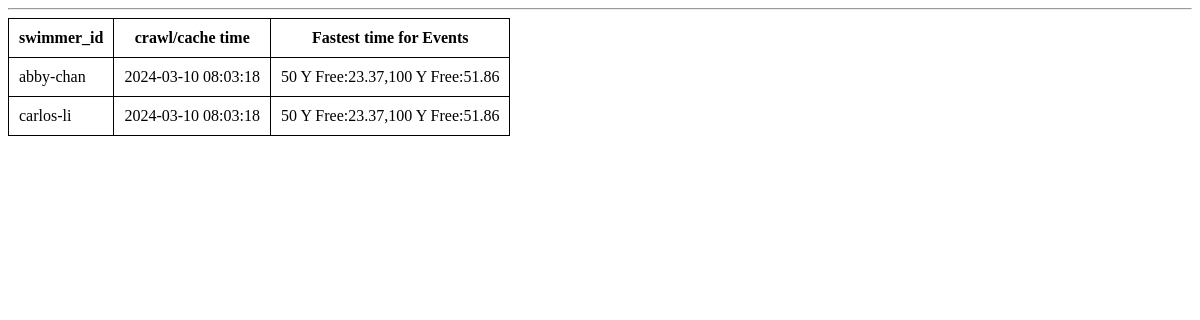
The page /testdb/ on the database as committed earlier.
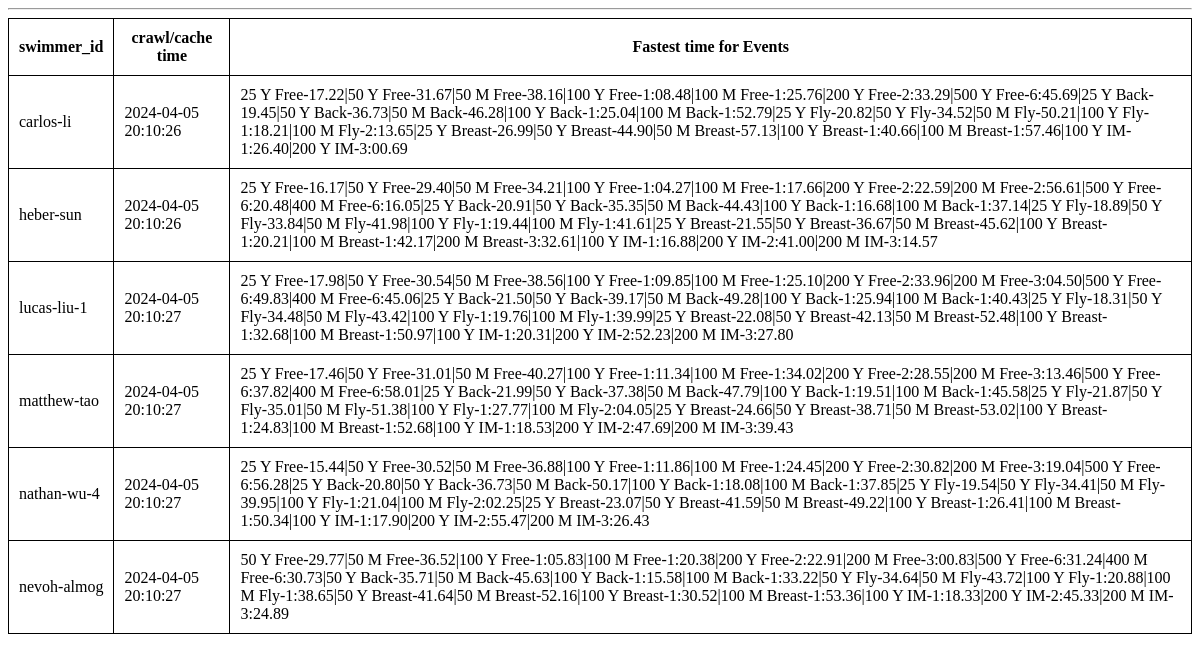
The same page on the database as committed later.
### tables this page shows
CREATE TABLE swimmers (
    id TEXT PRIMARY KEY,
    fastest_time TEXT NOT NULL,
    crawl_date TIMESTAMP NOT NULL DEFAULT CURRENT_TIMESTAMP
);

### app.py (the view)
@app.route('/cache/')
@app.route('/cachedb/')
@app.route('/dbcache/')
@app.route('/db/')
@app.route('/testdb/')
def testdb():
  conn = sqlite3.connect('swimmers.db')
  conn.row_factory = sqlite3.Row
  swimmers = conn.execute('SELECT * FROM swimmers').fetchall()
  conn.close()
  return render_template('testdb.html', swimmers=swimmers)

### app.py (called while the page is built)
@app.context_processor
def utility_processor_compare_time():
    def compare_time(time1: str, time2: str) -> bool:
      if time1 == '' or time2 == '': return False
      try:
        timeint1 = int(time1.replace(':','').replace('.',''))
        timeint2 = int(time2.replace(':','').replace('.',''))
      except ValueError:
        return False
      return timeint1 < timeint2
    return dict(compare_time=compare_time)

@app.context_processor
def utility_processor_national_time_tool_tip():
    def national_time_tool_tip(timemap:dict, event:str) -> str:
      res = ''
      for standard, map in timemap.items():
        for event_name, time in map.items():
          if event_name == event and time:
            standard = standard.rjust(4, '\u00A0')
            res += f'{standard}:\u00A0{time}\u000A'
      return res.strip()
    return dict(national_time_tool_tip=national_time_tool_tip)

### templates/testdb.html (shortened to what this page needs)
<!DOCTYPE html>
<html lang="en">
<head>
</head>
<body>
    <hr>
    <div class="content">
      {% block content %}
      <table>
      <tr><th>swimmer_id</th><th>crawl/cache time</th><th>Fastest time for Events</th></tr>
      {% for swimmer in swimmers %}
        <tr>
          <td>{{ swimmer['id'] }} </td> <td>{{ swimmer['crawl_date'] }} </td> <td>{{ swimmer['fastest_time'] }} </td>
        </tr>
      {% endfor %}
      </table>
      {% endblock %}
    </div>
</body>
</html>

Rows that differ between the two databases and show on the page:
removed swimmers: id "abby-chan", crawl_date "2024-03-10 08:03:18", fastest_time "50 Y Free:23.37,100 Y Free:51.86"
changed swimmers "carlos-li": crawl_date "2024-03-10 08:03:18" → "2024-04-05 20:10:26"; fastest_time "50 Y Free:23.37,100 Y Free:51.86" → "25 Y Free-17.22|50 Y Free-31.67|50 M Free-38.16|100 Y Free-1:08.48|100 M Free-1:25.76|200 Y Free-2:33.29|500 Y Free-6:45.69|25 Y Back-19.45|50 Y Back-36.73|50 M Back-46.28|100 Y Back-1:25.04|100 M Back-1:52.79|25 Y Fly-20.82|50 Y Fly-34.52|50 M Fly-50.21|100 Y Fly-1:18.21|100 M Fly-2:13.65|25 Y Breast-26.99|50 Y Breast-44.90|50 M Breast-57.13|100 Y Breast-1:40.66|100 M Breast-1:57.46|100 Y IM-1:26.40|200 Y IM-3:00.69"
added swimmers: id "heber-sun", crawl_date "2024-04-05 20:10:26", fastest_time "25 Y Free-16.17|50 Y Free-29.40|50 M Free-34.21|100 Y Free-1:04.27|100 M Free-1:17.66|200 Y Free-2:22.59|200 M Free-2:56.61|500 Y Free-6:20.48|400 M Free-6:16.05|25 Y Back-20.91|50 Y Back-35.35|50 M Back-44.43|100 Y Back-1:16.68|100 M Back-1:37.14|25 Y Fly-18.89|50 Y Fly-33.84|50 M Fly-41.98|100 Y Fly-1:19.44|100 M Fly-1:41.61|25 Y Breast-21.55|50 Y Breast-36.67|50 M Breast-45.62|100 Y Breast-1:20.21|100 M Breast-1:42.17|200 M Breast-3:32.61|100 Y IM-1:16.88|200 Y IM-2:41.00|200 M IM-3:14.57"
added swimmers: id "lucas-liu-1", crawl_date "2024-04-05 20:10:27", fastest_time "25 Y Free-17.98|50 Y Free-30.54|50 M Free-38.56|100 Y Free-1:09.85|100 M Free-1:25.10|200 Y Free-2:33.96|200 M Free-3:04.50|500 Y Free-6:49.83|400 M Free-6:45.06|25 Y Back-21.50|50 Y Back-39.17|50 M Back-49.28|100 Y Back-1:25.94|100 M Back-1:40.43|25 Y Fly-18.31|50 Y Fly-34.48|50 M Fly-43.42|100 Y Fly-1:19.76|100 M Fly-1:39.99|25 Y Breast-22.08|50 Y Breast-42.13|50 M Breast-52.48|100 Y Breast-1:32.68|100 M Breast-1:50.97|100 Y IM-1:20.31|200 Y IM-2:52.23|200 M IM-3:27.80"
added swimmers: id "matthew-tao", crawl_date "2024-04-05 20:10:27", fastest_time "25 Y Free-17.46|50 Y Free-31.01|50 M Free-40.27|100 Y Free-1:11.34|100 M Free-1:34.02|200 Y Free-2:28.55|200 M Free-3:13.46|500 Y Free-6:37.82|400 M Free-6:58.01|25 Y Back-21.99|50 Y Back-37.38|50 M Back-47.79|100 Y Back-1:19.51|100 M Back-1:45.58|25 Y Fly-21.87|50 Y Fly-35.01|50 M Fly-51.38|100 Y Fly-1:27.77|100 M Fly-2:04.05|25 Y Breast-24.66|50 Y Breast-38.71|50 M Breast-53.02|100 Y Breast-1:24.83|100 M Breast-1:52.68|100 Y IM-1:18.53|200 Y IM-2:47.69|200 M IM-3:39.43"
added swimmers: id "nathan-wu-4", crawl_date "2024-04-05 20:10:27", fastest_time "25 Y Free-15.44|50 Y Free-30.52|50 M Free-36.88|100 Y Free-1:11.86|100 M Free-1:24.45|200 Y Free-2:30.82|200 M Free-3:19.04|500 Y Free-6:56.28|25 Y Back-20.80|50 Y Back-36.73|50 M Back-50.17|100 Y Back-1:18.08|100 M Back-1:37.85|25 Y Fly-19.54|50 Y Fly-34.41|50 M Fly-39.95|100 Y Fly-1:21.04|100 M Fly-2:02.25|25 Y Breast-23.07|50 Y Breast-41.59|50 M Breast-49.22|100 Y Breast-1:26.41|100 M Breast-1:50.34|100 Y IM-1:17.90|200 Y IM-2:55.47|200 M IM-3:26.43"
added swimmers: id "nevoh-almog", crawl_date "2024-04-05 20:10:27", fastest_time "50 Y Free-29.77|50 M Free-36.52|100 Y Free-1:05.83|100 M Free-1:20.38|200 Y Free-2:22.91|200 M Free-3:00.83|500 Y Free-6:31.24|400 M Free-6:30.73|50 Y Back-35.71|50 M Back-45.63|100 Y Back-1:15.58|100 M Back-1:33.22|50 Y Fly-34.64|50 M Fly-43.72|100 Y Fly-1:20.88|100 M Fly-1:38.65|50 Y Breast-41.64|50 M Breast-52.16|100 Y Breast-1:30.52|100 M Breast-1:53.36|100 Y IM-1:18.33|200 Y IM-2:45.33|200 M IM-3:24.89"
